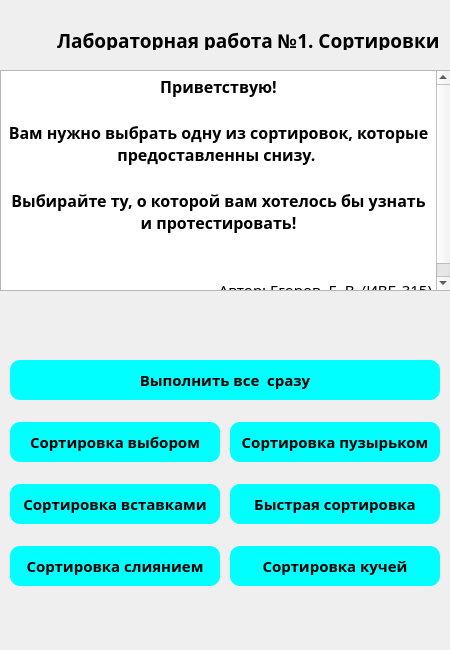
<?xml version="1.0" encoding="UTF-8"?>
<ui version="4.0">
 <class>MainWindow</class>
 <widget class="QMainWindow" name="MainWindow">
  <property name="geometry">
   <rect>
    <x>0</x>
    <y>0</y>
    <width>450</width>
    <height>650</height>
   </rect>
  </property>
  <property name="sizePolicy">
   <sizepolicy hsizetype="Fixed" vsizetype="Fixed">
    <horstretch>0</horstretch>
    <verstretch>0</verstretch>
   </sizepolicy>
  </property>
  <property name="minimumSize">
   <size>
    <width>450</width>
    <height>650</height>
   </size>
  </property>
  <property name="maximumSize">
   <size>
    <width>450</width>
    <height>650</height>
   </size>
  </property>
  <property name="windowTitle">
   <string>MainWindow</string>
  </property>
  <property name="styleSheet">
   <string notr="true">QPushButton{
	background-color: aqua;
	border-radius:10px;
	color: black;
	padding: 0;
}</string>
  </property>
  <widget class="QWidget" name="centralwidget">
   <widget class="QWidget" name="gridLayoutWidget">
    <property name="geometry">
     <rect>
      <x>0</x>
      <y>400</y>
      <width>451</width>
      <height>210</height>
     </rect>
    </property>
    <property name="font">
     <font>
      <family>Sitka Heading Semibold</family>
      <bold>true</bold>
     </font>
    </property>
    <layout class="QGridLayout" name="gridLayout">
     <property name="leftMargin">
      <number>10</number>
     </property>
     <property name="topMargin">
      <number>10</number>
     </property>
     <property name="rightMargin">
      <number>10</number>
     </property>
     <property name="bottomMargin">
      <number>10</number>
     </property>
     <property name="spacing">
      <number>10</number>
     </property>
     <item row="0" column="0">
      <widget class="QPushButton" name="pushButton_4">
       <property name="enabled">
        <bool>true</bool>
       </property>
       <property name="sizePolicy">
        <sizepolicy hsizetype="Minimum" vsizetype="Maximum">
         <horstretch>0</horstretch>
         <verstretch>0</verstretch>
        </sizepolicy>
       </property>
       <property name="minimumSize">
        <size>
         <width>210</width>
         <height>40</height>
        </size>
       </property>
       <property name="maximumSize">
        <size>
         <width>210</width>
         <height>16777215</height>
        </size>
       </property>
       <property name="sizeIncrement">
        <size>
         <width>0</width>
         <height>0</height>
        </size>
       </property>
       <property name="font">
        <font>
         <family>Sitka Heading Semibold</family>
         <pointsize>11</pointsize>
         <bold>true</bold>
         <strikeout>false</strikeout>
         <kerning>true</kerning>
        </font>
       </property>
       <property name="contextMenuPolicy">
        <enum>Qt::ContextMenuPolicy::DefaultContextMenu</enum>
       </property>
       <property name="toolTip">
        <string/>
       </property>
       <property name="text">
        <string>Сортировка выбором</string>
       </property>
       <property name="autoDefault">
        <bool>false</bool>
       </property>
      </widget>
     </item>
     <item row="0" column="1">
      <widget class="QPushButton" name="pushButton">
       <property name="enabled">
        <bool>true</bool>
       </property>
       <property name="sizePolicy">
        <sizepolicy hsizetype="Minimum" vsizetype="Fixed">
         <horstretch>0</horstretch>
         <verstretch>100</verstretch>
        </sizepolicy>
       </property>
       <property name="minimumSize">
        <size>
         <width>210</width>
         <height>40</height>
        </size>
       </property>
       <property name="maximumSize">
        <size>
         <width>210</width>
         <height>16777215</height>
        </size>
       </property>
       <property name="sizeIncrement">
        <size>
         <width>0</width>
         <height>0</height>
        </size>
       </property>
       <property name="font">
        <font>
         <family>Sitka Heading Semibold</family>
         <pointsize>11</pointsize>
         <bold>true</bold>
         <strikeout>false</strikeout>
         <kerning>true</kerning>
        </font>
       </property>
       <property name="contextMenuPolicy">
        <enum>Qt::ContextMenuPolicy::DefaultContextMenu</enum>
       </property>
       <property name="toolTip">
        <string/>
       </property>
       <property name="text">
        <string>Сортировка пузырьком</string>
       </property>
       <property name="autoDefault">
        <bool>false</bool>
       </property>
      </widget>
     </item>
     <item row="5" column="1">
      <widget class="QPushButton" name="pushButton_5">
       <property name="enabled">
        <bool>true</bool>
       </property>
       <property name="sizePolicy">
        <sizepolicy hsizetype="Minimum" vsizetype="Fixed">
         <horstretch>0</horstretch>
         <verstretch>100</verstretch>
        </sizepolicy>
       </property>
       <property name="minimumSize">
        <size>
         <width>210</width>
         <height>40</height>
        </size>
       </property>
       <property name="maximumSize">
        <size>
         <width>210</width>
         <height>16777215</height>
        </size>
       </property>
       <property name="sizeIncrement">
        <size>
         <width>0</width>
         <height>0</height>
        </size>
       </property>
       <property name="font">
        <font>
         <family>Sitka Heading Semibold</family>
         <pointsize>11</pointsize>
         <bold>true</bold>
         <strikeout>false</strikeout>
         <kerning>true</kerning>
        </font>
       </property>
       <property name="contextMenuPolicy">
        <enum>Qt::ContextMenuPolicy::DefaultContextMenu</enum>
       </property>
       <property name="toolTip">
        <string/>
       </property>
       <property name="text">
        <string>Сортировка кучей</string>
       </property>
       <property name="autoDefault">
        <bool>false</bool>
       </property>
      </widget>
     </item>
     <item row="2" column="1">
      <widget class="QPushButton" name="pushButton_3">
       <property name="enabled">
        <bool>true</bool>
       </property>
       <property name="sizePolicy">
        <sizepolicy hsizetype="Minimum" vsizetype="Fixed">
         <horstretch>0</horstretch>
         <verstretch>0</verstretch>
        </sizepolicy>
       </property>
       <property name="minimumSize">
        <size>
         <width>210</width>
         <height>40</height>
        </size>
       </property>
       <property name="maximumSize">
        <size>
         <width>210</width>
         <height>16777215</height>
        </size>
       </property>
       <property name="sizeIncrement">
        <size>
         <width>0</width>
         <height>0</height>
        </size>
       </property>
       <property name="font">
        <font>
         <family>Sitka Heading Semibold</family>
         <pointsize>11</pointsize>
         <bold>true</bold>
         <strikeout>false</strikeout>
         <kerning>true</kerning>
        </font>
       </property>
       <property name="contextMenuPolicy">
        <enum>Qt::ContextMenuPolicy::DefaultContextMenu</enum>
       </property>
       <property name="toolTip">
        <string/>
       </property>
       <property name="text">
        <string>Быстрая сортировка</string>
       </property>
       <property name="autoDefault">
        <bool>false</bool>
       </property>
      </widget>
     </item>
     <item row="2" column="0">
      <widget class="QPushButton" name="pushButton_6">
       <property name="enabled">
        <bool>true</bool>
       </property>
       <property name="sizePolicy">
        <sizepolicy hsizetype="Minimum" vsizetype="Fixed">
         <horstretch>0</horstretch>
         <verstretch>100</verstretch>
        </sizepolicy>
       </property>
       <property name="minimumSize">
        <size>
         <width>210</width>
         <height>40</height>
        </size>
       </property>
       <property name="maximumSize">
        <size>
         <width>210</width>
         <height>16777215</height>
        </size>
       </property>
       <property name="sizeIncrement">
        <size>
         <width>0</width>
         <height>0</height>
        </size>
       </property>
       <property name="font">
        <font>
         <family>Sitka Heading Semibold</family>
         <pointsize>11</pointsize>
         <bold>true</bold>
         <strikeout>false</strikeout>
         <kerning>true</kerning>
        </font>
       </property>
       <property name="contextMenuPolicy">
        <enum>Qt::ContextMenuPolicy::DefaultContextMenu</enum>
       </property>
       <property name="toolTip">
        <string/>
       </property>
       <property name="text">
        <string>Сортировка вставками</string>
       </property>
       <property name="autoDefault">
        <bool>false</bool>
       </property>
      </widget>
     </item>
     <item row="5" column="0">
      <widget class="QPushButton" name="pushButton_2">
       <property name="sizePolicy">
        <sizepolicy hsizetype="Minimum" vsizetype="Fixed">
         <horstretch>0</horstretch>
         <verstretch>100</verstretch>
        </sizepolicy>
       </property>
       <property name="minimumSize">
        <size>
         <width>210</width>
         <height>40</height>
        </size>
       </property>
       <property name="maximumSize">
        <size>
         <width>210</width>
         <height>16777215</height>
        </size>
       </property>
       <property name="sizeIncrement">
        <size>
         <width>0</width>
         <height>0</height>
        </size>
       </property>
       <property name="font">
        <font>
         <family>Sitka Heading Semibold</family>
         <pointsize>11</pointsize>
         <bold>true</bold>
         <strikeout>false</strikeout>
         <kerning>true</kerning>
        </font>
       </property>
       <property name="contextMenuPolicy">
        <enum>Qt::ContextMenuPolicy::DefaultContextMenu</enum>
       </property>
       <property name="toolTip">
        <string/>
       </property>
       <property name="text">
        <string>Сортировка слиянием</string>
       </property>
       <property name="autoDefault">
        <bool>false</bool>
       </property>
      </widget>
     </item>
    </layout>
   </widget>
   <widget class="QTextBrowser" name="textBrowser">
    <property name="geometry">
     <rect>
      <x>0</x>
      <y>70</y>
      <width>451</width>
      <height>221</height>
     </rect>
    </property>
    <property name="font">
     <font>
      <family>Bahnschrift</family>
      <pointsize>11</pointsize>
      <bold>false</bold>
      <kerning>true</kerning>
     </font>
    </property>
    <property name="html">
     <string>&lt;!DOCTYPE HTML PUBLIC &quot;-//W3C//DTD HTML 4.0//EN&quot; &quot;http://www.w3.org/TR/REC-html40/strict.dtd&quot;&gt;
&lt;html&gt;&lt;head&gt;&lt;meta name=&quot;qrichtext&quot; content=&quot;1&quot; /&gt;&lt;meta charset=&quot;utf-8&quot; /&gt;&lt;style type=&quot;text/css&quot;&gt;
p, li { white-space: pre-wrap; }
hr { height: 1px; border-width: 0; }
li.unchecked::marker { content: &quot;\2610&quot;; }
li.checked::marker { content: &quot;\2612&quot;; }
&lt;/style&gt;&lt;/head&gt;&lt;body style=&quot; font-family:'Bahnschrift'; font-size:11pt; font-weight:400; font-style:normal;&quot;&gt;
&lt;p align=&quot;center&quot; style=&quot; margin-top:0px; margin-bottom:0px; margin-left:0px; margin-right:0px; -qt-block-indent:0; text-indent:0px;&quot;&gt;&lt;span style=&quot; font-family:'Segoe UI'; font-size:12pt; font-weight:700;&quot;&gt;Приветствую!&lt;/span&gt;&lt;/p&gt;
&lt;p align=&quot;center&quot; style=&quot;-qt-paragraph-type:empty; margin-top:0px; margin-bottom:0px; margin-left:0px; margin-right:0px; -qt-block-indent:0; text-indent:0px; font-family:'Segoe UI'; font-size:12pt; font-weight:700;&quot;&gt;&lt;br /&gt;&lt;/p&gt;
&lt;p align=&quot;center&quot; style=&quot; margin-top:0px; margin-bottom:0px; margin-left:0px; margin-right:0px; -qt-block-indent:0; text-indent:0px;&quot;&gt;&lt;span style=&quot; font-family:'Segoe UI'; font-size:12pt; font-weight:700;&quot;&gt;Вам нужно выбрать одну из сортировок, которые предоставленны снизу. &lt;/span&gt;&lt;/p&gt;
&lt;p align=&quot;center&quot; style=&quot;-qt-paragraph-type:empty; margin-top:0px; margin-bottom:0px; margin-left:0px; margin-right:0px; -qt-block-indent:0; text-indent:0px; font-family:'Segoe UI'; font-size:12pt; font-weight:700;&quot;&gt;&lt;br /&gt;&lt;/p&gt;
&lt;p align=&quot;center&quot; style=&quot; margin-top:0px; margin-bottom:0px; margin-left:0px; margin-right:0px; -qt-block-indent:0; text-indent:0px;&quot;&gt;&lt;span style=&quot; font-family:'Segoe UI'; font-size:12pt; font-weight:700;&quot;&gt;Выбирайте ту, о которой вам хотелось бы узнать и протестировать!&lt;/span&gt;&lt;/p&gt;
&lt;p style=&quot;-qt-paragraph-type:empty; margin-top:0px; margin-bottom:0px; margin-left:0px; margin-right:0px; -qt-block-indent:0; text-indent:0px; font-family:'Segoe UI'; font-size:12pt; font-weight:700;&quot;&gt;&lt;br /&gt;&lt;/p&gt;
&lt;p style=&quot;-qt-paragraph-type:empty; margin-top:0px; margin-bottom:0px; margin-left:0px; margin-right:0px; -qt-block-indent:0; text-indent:0px;&quot;&gt;&lt;br /&gt;&lt;/p&gt;
&lt;p align=&quot;right&quot; style=&quot; margin-top:0px; margin-bottom:0px; margin-left:0px; margin-right:0px; -qt-block-indent:0; text-indent:0px;&quot;&gt;	Автор: Егоров. Е. В. (ИВБ-315)&lt;/p&gt;&lt;/body&gt;&lt;/html&gt;</string>
    </property>
   </widget>
   <widget class="QPushButton" name="pushButton_7">
    <property name="geometry">
     <rect>
      <x>10</x>
      <y>360</y>
      <width>430</width>
      <height>40</height>
     </rect>
    </property>
    <property name="font">
     <font>
      <family>Sitka Heading Semibold</family>
      <pointsize>11</pointsize>
      <bold>true</bold>
     </font>
    </property>
    <property name="text">
     <string>Выполнить все  сразу</string>
    </property>
   </widget>
   <widget class="QLabel" name="label">
    <property name="geometry">
     <rect>
      <x>57</x>
      <y>30</y>
      <width>410</width>
      <height>20</height>
     </rect>
    </property>
    <property name="font">
     <font>
      <family>Bahnschrift</family>
      <pointsize>14</pointsize>
      <bold>true</bold>
     </font>
    </property>
    <property name="text">
     <string>Лабораторная работа №1. Сортировки</string>
    </property>
   </widget>
  </widget>
  <widget class="QMenuBar" name="menubar">
   <property name="geometry">
    <rect>
     <x>0</x>
     <y>0</y>
     <width>450</width>
     <height>25</height>
    </rect>
   </property>
  </widget>
 </widget>
 <resources/>
 <connections/>
</ui>
